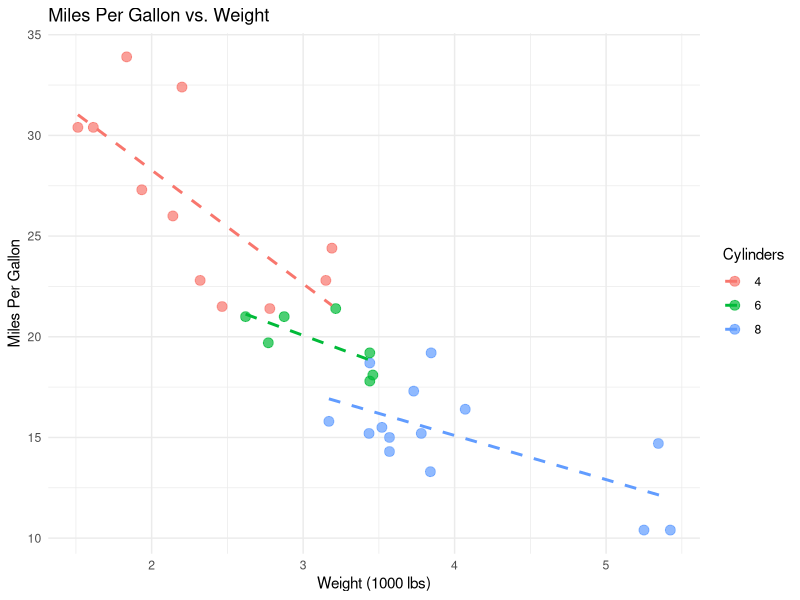

R code for this plot:
## ---- chunk 1
knitr::opts_chunk$set(echo = FALSE)
library(ggplot2)
## ---- chunk 2

ggplot(mtcars, aes(x = wt, y = mpg, color = as.factor(cyl))) +
  geom_point(size = 3, alpha = 0.7) +
  geom_smooth(method = "lm", se = FALSE, linetype = "dashed") +
  labs(title = "Miles Per Gallon vs. Weight",
       x = "Weight (1000 lbs)",
       y = "Miles Per Gallon",
       color = "Cylinders") +
  theme_minimal()

